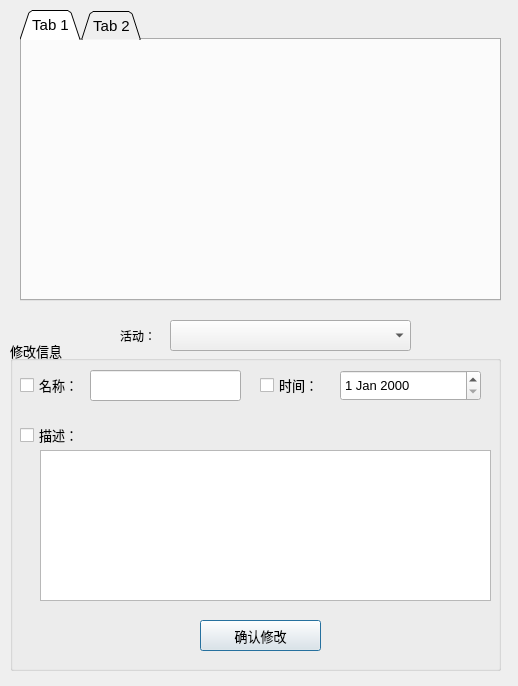
<?xml version="1.0" encoding="UTF-8"?>
<ui version="4.0">
 <class>RA_ActivityMan</class>
 <widget class="QDialog" name="RA_ActivityMan">
  <property name="geometry">
   <rect>
    <x>0</x>
    <y>0</y>
    <width>518</width>
    <height>686</height>
   </rect>
  </property>
  <property name="windowTitle">
   <string>Dialog</string>
  </property>
  <widget class="QWidget" name="gridLayoutWidget">
   <property name="geometry">
    <rect>
     <x>120</x>
     <y>320</y>
     <width>51</width>
     <height>31</height>
    </rect>
   </property>
   <layout class="QGridLayout" name="gridLayout">
    <item row="0" column="0">
     <widget class="QLabel" name="label">
      <property name="text">
       <string>活动：</string>
      </property>
     </widget>
    </item>
   </layout>
  </widget>
  <widget class="QGroupBox" name="groupBox">
   <property name="geometry">
    <rect>
     <x>10</x>
     <y>340</y>
     <width>491</width>
     <height>331</height>
    </rect>
   </property>
   <property name="font">
    <font>
     <family>Microsoft YaHei UI</family>
     <pointsize>10</pointsize>
    </font>
   </property>
   <property name="title">
    <string>修改信息</string>
   </property>
   <widget class="QWidget" name="gridLayoutWidget_2">
    <property name="geometry">
     <rect>
      <x>10</x>
      <y>30</y>
      <width>68</width>
      <height>31</height>
     </rect>
    </property>
    <layout class="QGridLayout" name="gridLayout_2">
     <item row="0" column="0">
      <widget class="QCheckBox" name="checkBox">
       <property name="text">
        <string>名称：</string>
       </property>
      </widget>
     </item>
    </layout>
   </widget>
   <widget class="QWidget" name="gridLayoutWidget_3">
    <property name="geometry">
     <rect>
      <x>250</x>
      <y>30</y>
      <width>76</width>
      <height>31</height>
     </rect>
    </property>
    <layout class="QGridLayout" name="gridLayout_3">
     <item row="0" column="0">
      <widget class="QCheckBox" name="checkBox_2">
       <property name="text">
        <string>时间：</string>
       </property>
      </widget>
     </item>
    </layout>
   </widget>
   <widget class="QWidget" name="gridLayoutWidget_4">
    <property name="geometry">
     <rect>
      <x>10</x>
      <y>80</y>
      <width>90</width>
      <height>31</height>
     </rect>
    </property>
    <layout class="QGridLayout" name="gridLayout_4">
     <item row="0" column="0">
      <widget class="QCheckBox" name="checkBox_3">
       <property name="text">
        <string>描述：</string>
       </property>
      </widget>
     </item>
    </layout>
   </widget>
   <widget class="QLineEdit" name="lineEdit">
    <property name="geometry">
     <rect>
      <x>80</x>
      <y>30</y>
      <width>151</width>
      <height>31</height>
     </rect>
    </property>
   </widget>
   <widget class="QPushButton" name="pushButton">
    <property name="geometry">
     <rect>
      <x>190</x>
      <y>280</y>
      <width>121</width>
      <height>31</height>
     </rect>
    </property>
    <property name="text">
     <string>确认修改</string>
    </property>
   </widget>
   <widget class="QTextEdit" name="textEdit">
    <property name="geometry">
     <rect>
      <x>30</x>
      <y>110</y>
      <width>451</width>
      <height>151</height>
     </rect>
    </property>
   </widget>
   <widget class="QDateEdit" name="dateEdit">
    <property name="geometry">
     <rect>
      <x>330</x>
      <y>30</y>
      <width>141</width>
      <height>31</height>
     </rect>
    </property>
   </widget>
  </widget>
  <widget class="QComboBox" name="comboBox">
   <property name="geometry">
    <rect>
     <x>170</x>
     <y>320</y>
     <width>241</width>
     <height>31</height>
    </rect>
   </property>
  </widget>
  <widget class="QTabWidget" name="tabWidget">
   <property name="geometry">
    <rect>
     <x>20</x>
     <y>10</y>
     <width>481</width>
     <height>291</height>
    </rect>
   </property>
   <property name="font">
    <font>
     <family>Microsoft YaHei UI</family>
     <pointsize>11</pointsize>
    </font>
   </property>
   <property name="contextMenuPolicy">
    <enum>Qt::DefaultContextMenu</enum>
   </property>
   <property name="layoutDirection">
    <enum>Qt::LeftToRight</enum>
   </property>
   <property name="tabPosition">
    <enum>QTabWidget::North</enum>
   </property>
   <property name="tabShape">
    <enum>QTabWidget::Triangular</enum>
   </property>
   <widget class="QWidget" name="tab">
    <attribute name="title">
     <string>Tab 1</string>
    </attribute>
   </widget>
   <widget class="QWidget" name="tab_2">
    <attribute name="title">
     <string>Tab 2</string>
    </attribute>
   </widget>
  </widget>
 </widget>
 <resources/>
 <connections/>
</ui>
